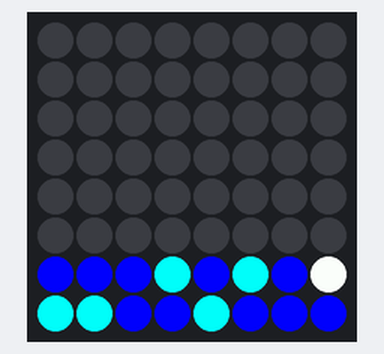
Recording of a program running on a simulated Raspberry Pi (BCM pin numbers) with a Sense HAT. Shown: the Sense HAT's 8×8 RGB LED matrix. At 8.0 s the program stops and its outputs stay as they are.

Above: at 0.21 s.
At 1.35 s:
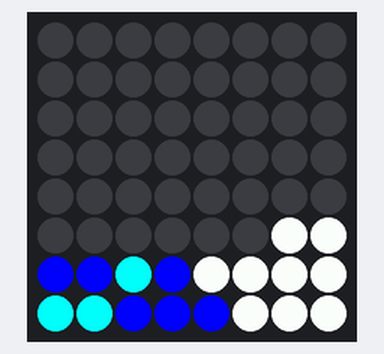
At 2.49 s:
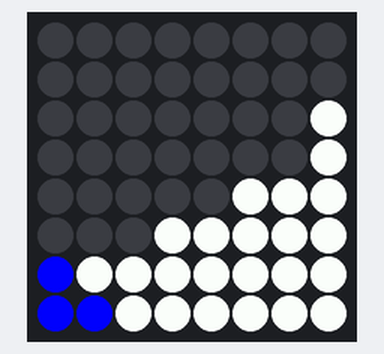
At 4.01 s:
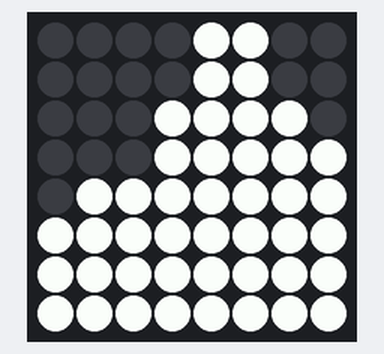
At 7.06 s:
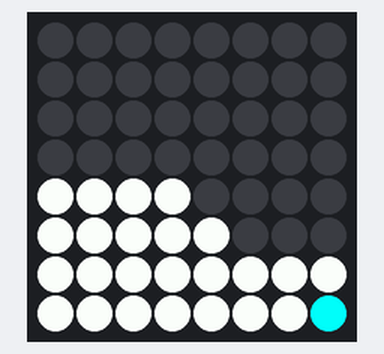
At 7.7 s:
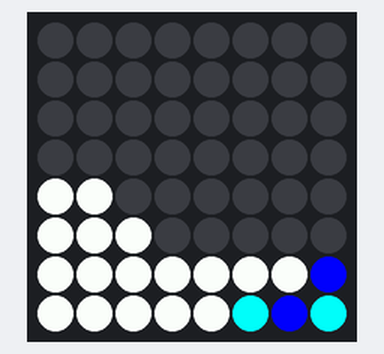

The program:

intro_ship.py
```python
from sense_hat import SenseHat
import time
sh=SenseHat()
FRAMES = [
[[0, 0, 0], [0, 0, 0], [0, 0, 0], [0, 0, 0], [0, 0, 0], [0, 0, 0], [0, 0, 0], [0, 0, 0], [0, 0, 0], [0, 0, 0], [0, 0, 0], [0, 0, 0], [0, 0, 0], [0, 0, 0], [0, 0, 0], [0, 0, 0], [0, 0, 0], [0, 0, 0], [0, 0, 0], [0, 0, 0], [0, 0, 0], [0, 0, 0], [0, 0, 0], [0, 0, 0], [0, 0, 0], [0, 0, 0], [0, 0, 0], [0, 0, 0], [0, 0, 0], [0, 0, 0], [0, 0, 0], [0, 0, 0], [0, 0, 0], [0, 0, 0], [0, 0, 0], [0, 0, 0], [0, 0, 0], [0, 0, 0], [0, 0, 0], [0, 0, 0], [0, 0, 0], [0, 0, 0], [0, 0, 0], [0, 0, 0], [0, 0, 0], [0, 0, 0], [0, 0, 0], [0, 0, 0], [0, 0, 255], [0, 0, 255], [0, 0, 255], [0, 255, 255], [0, 0, 255], [0, 255, 255], [0, 0, 255], [255, 255, 255], [0, 255, 255], [0, 255, 255], [0, 0, 255], [0, 0, 255], [0, 255, 255], [0, 0, 255], [0, 0, 255], [0, 0, 255]],
[[0, 0, 0], [0, 0, 0], [0, 0, 0], [0, 0, 0], [0, 0, 0], [0, 0, 0], [0, 0, 0], [0, 0, 0], [0, 0, 0], [0, 0, 0], [0, 0, 0], [0, 0, 0], [0, 0, 0], [0, 0, 0], [0, 0, 0], [0, 0, 0], [0, 0, 0], [0, 0, 0], [0, 0, 0], [0, 0, 0], [0, 0, 0], [0, 0, 0], [0, 0, 0], [0, 0, 0], [0, 0, 0], [0, 0, 0], [0, 0, 0], [0, 0, 0], [0, 0, 0], [0, 0, 0], [0, 0, 0], [0, 0, 0], [0, 0, 0], [0, 0, 0], [0, 0, 0], [0, 0, 0], [0, 0, 0], [0, 0, 0], [0, 0, 0], [0, 0, 0], [0, 0, 0], [0, 0, 0], [0, 0, 0], [0, 0, 0], [0, 0, 0], [0, 0, 0], [0, 0, 0], [0, 0, 0], [0, 0, 255], [0, 0, 255], [0, 255, 255], [0, 255, 255], [0, 255, 255], [0, 0, 255], [255, 255, 255], [255, 255, 255], [0, 255, 255], [0, 255, 255], [0, 255, 255], [0, 0, 255], [0, 0, 255], [0, 0, 255], [0, 255, 255], [255, 255, 255]],
[[0, 0, 0], [0, 0, 0], [0, 0, 0], [0, 0, 0], [0, 0, 0], [0, 0, 0], [0, 0, 0], [0, 0, 0], [0, 0, 0], [0, 0, 0], [0, 0, 0], [0, 0, 0], [0, 0, 0], [0, 0, 0], [0, 0, 0], [0, 0, 0], [0, 0, 0], [0, 0, 0], [0, 0, 0], [0, 0, 0], [0, 0, 0], [0, 0, 0], [0, 0, 0], [0, 0, 0], [0, 0, 0], [0, 0, 0], [0, 0, 0], [0, 0, 0], [0, 0, 0], [0, 0, 0], [0, 0, 0], [0, 0, 0], [0, 0, 0], [0, 0, 0], [0, 0, 0], [0, 0, 0], [0, 0, 0], [0, 0, 0], [0, 0, 0], [0, 0, 0], [0, 0, 0], [0, 0, 0], [0, 0, 0], [0, 0, 0], [0, 0, 0], [0, 0, 0], [0, 0, 0], [255, 255, 255], [0, 0, 255], [0, 255, 255], [0, 255, 255], [0, 255, 255], [0, 0, 255], [255, 255, 255], [255, 255, 255], [255, 255, 255], [0, 255, 255], [0, 255, 255], [0, 255, 255], [0, 0, 255], [0, 0, 255], [0, 255, 255], [255, 255, 255], [255, 255, 255]],
[[0, 0, 0], [0, 0, 0], [0, 0, 0], [0, 0, 0], [0, 0, 0], [0, 0, 0], [0, 0, 0], [0, 0, 0], [0, 0, 0], [0, 0, 0], [0, 0, 0], [0, 0, 0], [0, 0, 0], [0, 0, 0], [0, 0, 0], [0, 0, 0], [0, 0, 0], [0, 0, 0], [0, 0, 0], [0, 0, 0], [0, 0, 0], [0, 0, 0], [0, 0, 0], [0, 0, 0], [0, 0, 0], [0, 0, 0], [0, 0, 0], [0, 0, 0], [0, 0, 0], [0, 0, 0], [0, 0, 0], [0, 0, 0], [0, 0, 0], [0, 0, 0], [0, 0, 0], [0, 0, 0], [0, 0, 0], [0, 0, 0], [0, 0, 0], [0, 0, 0], [0, 0, 0], [0, 0, 0], [0, 0, 0], [0, 0, 0], [0, 0, 0], [0, 0, 0], [255, 255, 255], [255, 255, 255], [0, 0, 255], [0, 0, 255], [0, 255, 255], [0, 0, 255], [255, 255, 255], [255, 255, 255], [255, 255, 255], [255, 255, 255], [0, 255, 255], [0, 255, 255], [0, 0, 255], [0, 0, 255], [0, 0, 255], [255, 255, 255], [255, 255, 255], [255, 255, 255]],
[[0, 0, 0], [0, 0, 0], [0, 0, 0], [0, 0, 0], [0, 0, 0], [0, 0, 0], [0, 0, 0], [0, 0, 0], [0, 0, 0], [0, 0, 0], [0, 0, 0], [0, 0, 0], [0, 0, 0], [0, 0, 0], [0, 0, 0], [0, 0, 0], [0, 0, 0], [0, 0, 0], [0, 0, 0], [0, 0, 0], [0, 0, 0], [0, 0, 0], [0, 0, 0], [0, 0, 0], [0, 0, 0], [0, 0, 0], [0, 0, 0], [0, 0, 0], [0, 0, 0], [0, 0, 0], [0, 0, 0], [0, 0, 0], [0, 0, 0], [0, 0, 0], [0, 0, 0], [0, 0, 0], [0, 0, 0], [0, 0, 0], [0, 0, 0], [255, 255, 255], [0, 0, 0], [0, 0, 0], [0, 0, 0], [0, 0, 0], [0, 0, 0], [255, 255, 255], [255, 255, 255], [255, 255, 255], [0, 255, 255], [0, 0, 255], [0, 0, 255], [255, 255, 255], [255, 255, 255], [255, 255, 255], [255, 255, 255], [255, 255, 255], [0, 0, 255], [0, 255, 255], [0, 0, 255], [0, 0, 255], [255, 255, 255], [255, 255, 255], [255, 255, 255], [255, 255, 255]],
[[0, 0, 0], [0, 0, 0], [0, 0, 0], [0, 0, 0], [0, 0, 0], [0, 0, 0], [0, 0, 0], [0, 0, 0], [0, 0, 0], [0, 0, 0], [0, 0, 0], [0, 0, 0], [0, 0, 0], [0, 0, 0], [0, 0, 0], [0, 0, 0], [0, 0, 0], [0, 0, 0], [0, 0, 0], [0, 0, 0], [0, 0, 0], [0, 0, 0], [0, 0, 0], [0, 0, 0], [0, 0, 0], [0, 0, 0], [0, 0, 0], [0, 0, 0], [0, 0, 0], [0, 0, 0], [0, 0, 0], [0, 0, 0], [0, 0, 0], [0, 0, 0], [0, 0, 0], [0, 0, 0], [0, 0, 0], [0, 0, 0], [255, 255, 255], [255, 255, 255], [0, 0, 0], [0, 0, 0], [0, 0, 0], [0, 0, 0], [255, 255, 255], [255, 255, 255], [255, 255, 255], [255, 255, 255], [0, 255, 255], [0, 0, 255], [255, 255, 255], [255, 255, 255], [255, 255, 255], [255, 255, 255], [255, 255, 255], [255, 255, 255], [0, 0, 255], [0, 255, 255], [0, 255, 255], [255, 255, 255], [255, 255, 255], [255, 255, 255], [255, 255, 255], [255, 255, 255]],
[[0, 0, 0], [0, 0, 0], [0, 0, 0], [0, 0, 0], [0, 0, 0], [0, 0, 0], [0, 0, 0], [0, 0, 0], [0, 0, 0], [0, 0, 0], [0, 0, 0], [0, 0, 0], [0, 0, 0], [0, 0, 0], [0, 0, 0], [0, 0, 0], [0, 0, 0], [0, 0, 0], [0, 0, 0], [0, 0, 0], [0, 0, 0], [0, 0, 0], [0, 0, 0], [255, 255, 255], [0, 0, 0], [0, 0, 0], [0, 0, 0], [0, 0, 0], [0, 0, 0], [0, 0, 0], [0, 0, 0], [255, 255, 255], [0, 0, 0], [0, 0, 0], [0, 0, 0], [0, 0, 0], [0, 0, 0], [255, 255, 255], [255, 255, 255], [255, 255, 255], [0, 0, 0], [0, 0, 0], [0, 0, 0], [255, 255, 255], [255, 255, 255], [255, 255, 255], [255, 255, 255], [255, 255, 255], [0, 0, 255], [255, 255, 255], [255, 255, 255], [255, 255, 255], [255, 255, 255], [255, 255, 255], [255, 255, 255], [255, 255, 255], [0, 0, 255], [0, 0, 255], [255, 255, 255], [255, 255, 255], [255, 255, 255], [255, 255, 255], [255, 255, 255], [255, 255, 255]],
[[0, 0, 0], [0, 0, 0], [0, 0, 0], [0, 0, 0], [0, 0, 0], [0, 0, 0], [0, 0, 0], [255, 255, 255], [0, 0, 0], [0, 0, 0], [0, 0, 0], [0, 0, 0], [0, 0, 0], [0, 0, 0], [0, 0, 0], [255, 255, 255], [0, 0, 0], [0, 0, 0], [0, 0, 0], [0, 0, 0], [0, 0, 0], [0, 0, 0], [255, 255, 255], [255, 255, 255], [0, 0, 0], [0, 0, 0], [0, 0, 0], [0, 0, 0], [0, 0, 0], [0, 0, 0], [255, 255, 255], [255, 255, 255], [0, 0, 0], [0, 0, 0], [0, 0, 0], [0, 0, 0], [255, 255, 255], [255, 255, 255], [255, 255, 255], [255, 255, 255], [0, 0, 0], [0, 0, 0], [255, 255, 255], [255, 255, 255], [255, 255, 255], [255, 255, 255], [255, 255, 255], [255, 255, 255], [255, 255, 255], [255, 255, 255], [255, 255, 255], [255, 255, 255], [255, 255, 255], [255, 255, 255], [255, 255, 255], [255, 255, 255], [0, 0, 255], [255, 255, 255], [255, 255, 255], [255, 255, 255], [255, 255, 255], [255, 255, 255], [255, 255, 255], [255, 255, 255]],
[[0, 0, 0], [0, 0, 0], [0, 0, 0], [0, 0, 0], [0, 0, 0], [0, 0, 0], [255, 255, 255], [255, 255, 255], [0, 0, 0], [0, 0, 0], [0, 0, 0], [0, 0, 0], [0, 0, 0], [0, 0, 0], [255, 255, 255], [255, 255, 255], [0, 0, 0], [0, 0, 0], [0, 0, 0], [0, 0, 0], [0, 0, 0], [255, 255, 255], [255, 255, 255], [255, 255, 255], [0, 0, 0], [0, 0, 0], [0, 0, 0], [0, 0, 0], [0, 0, 0], [255, 255, 255], [255, 255, 255], [255, 255, 255], [0, 0, 0], [0, 0, 0], [0, 0, 0], [255, 255, 255], [255, 255, 255], [255, 255, 255], [255, 255, 255], [255, 255, 255], [0, 0, 0], [255, 255, 255], [255, 255, 255], [255, 255, 255], [255, 255, 255], [255, 255, 255], [255, 255, 255], [255, 255, 255], [255, 255, 255], [255, 255, 255], [255, 255, 255], [255, 255, 255], [255, 255, 255], [255, 255, 255], [255, 255, 255], [255, 255, 255], [255, 255, 255], [255, 255, 255], [255, 255, 255], [255, 255, 255], [255, 255, 255], [255, 255, 255], [255, 255, 255], [255, 255, 255]],
[[0, 0, 0], [0, 0, 0], [0, 0, 0], [0, 0, 0], [0, 0, 0], [255, 255, 255], [255, 255, 255], [0, 0, 0], [0, 0, 0], [0, 0, 0], [0, 0, 0], [0, 0, 0], [0, 0, 0], [255, 255, 255], [255, 255, 255], [0, 0, 0], [0, 0, 0], [0, 0, 0], [0, 0, 0], [0, 0, 0], [255, 255, 255], [255, 255, 255], [255, 255, 255], [255, 255, 255], [0, 0, 0], [0, 0, 0], [0, 0, 0], [0, 0, 0], [255, 255, 255], [255, 255, 255], [255, 255, 255], [255, 255, 255], [0, 0, 0], [0, 0, 0], [255, 255, 255], [255, 255, 255], [255, 255, 255], [255, 255, 255], [255, 255, 255], [255, 255, 255], [255, 255, 255], [255, 255, 255], [255, 255, 255], [255, 255, 255], [255, 255, 255], [255, 255, 255], [255, 255, 255], [255, 255, 255], [255, 255, 255], [255, 255, 255], [255, 255, 255], [255, 255, 255], [255, 255, 255], [255, 255, 255], [255, 255, 255], [255, 255, 255], [255, 255, 255], [255, 255, 255], [255, 255, 255], [255, 255, 255], [255, 255, 255], [255, 255, 255], [255, 255, 255], [255, 255, 255]],
[[0, 0, 0], [0, 0, 0], [0, 0, 0], [0, 0, 0], [255, 255, 255], [255, 255, 255], [0, 0, 0], [0, 0, 0], [0, 0, 0], [0, 0, 0], [0, 0, 0], [0, 0, 0], [255, 255, 255], [255, 255, 255], [0, 0, 0], [0, 0, 0], [0, 0, 0], [0, 0, 0], [0, 0, 0], [255, 255, 255], [255, 255, 255], [255, 255, 255], [255, 255, 255], [0, 0, 0], [0, 0, 0], [0, 0, 0], [0, 0, 0], [255, 255, 255], [255, 255, 255], [255, 255, 255], [255, 255, 255], [255, 255, 255], [0, 0, 0], [255, 255, 255], [255, 255, 255], [255, 255, 255], [255, 255, 255], [255, 255, 255], [255, 255, 255], [255, 255, 255], [255, 255, 255], [255, 255, 255], [255, 255, 255], [255, 255, 255], [255, 255, 255], [255, 255, 255], [255, 255, 255], [255, 255, 255], [255, 255, 255], [255, 255, 255], [255, 255, 255], [255, 255, 255], [255, 255, 255], [255, 255, 255], [255, 255, 255], [255, 255, 255], [255, 255, 255], [255, 255, 255], [255, 255, 255], [255, 255, 255], [255, 255, 255], [255, 255, 255], [255, 255, 255], [255, 255, 255]],
[[0, 0, 0], [0, 0, 0], [0, 0, 0], [255, 255, 255], [255, 255, 255], [0, 0, 0], [0, 0, 0], [0, 0, 0], [0, 0, 0], [0, 0, 0], [0, 0, 0], [255, 255, 255], [255, 255, 255], [0, 0, 0], [0, 0, 0], [0, 0, 0], [0, 0, 0], [0, 0, 0], [255, 255, 255], [255, 255, 255], [255, 255, 255], [255, 255, 255], [0, 0, 0], [0, 0, 0], [0, 0, 0], [0, 0, 0], [255, 255, 255], [255, 255, 255], [255, 255, 255], [255, 255, 255], [255, 255, 255], [0, 0, 0], [255, 255, 255], [255, 255, 255], [255, 255, 255], [255, 255, 255], [255, 255, 255], [255, 255, 255], [255, 255, 255], [255, 255, 255], [255, 255, 255], [255, 255, 255], [255, 255, 255], [255, 255, 255], [255, 255, 255], [255, 255, 255], [255, 255, 255], [255, 255, 255], [255, 255, 255], [255, 255, 255], [255, 255, 255], [255, 255, 255], [255, 255, 255], [255, 255, 255], [255, 255, 255], [255, 255, 255], [255, 255, 255], [255, 255, 255], [255, 255, 255], [255, 255, 255], [255, 255, 255], [255, 255, 255], [255, 255, 255], [255, 255, 255]],
[[0, 0, 0], [0, 0, 0], [255, 255, 255], [255, 255, 255], [0, 0, 0], [0, 0, 0], [0, 0, 0], [0, 0, 0], [0, 0, 0], [0, 0, 0], [255, 255, 255], [255, 255, 255], [0, 0, 0], [0, 0, 0], [0, 0, 0], [0, 0, 0], [0, 0, 0], [255, 255, 255], [255, 255, 255], [255, 255, 255], [255, 255, 255], [0, 0, 0], [0, 0, 0], [0, 0, 0], [0, 0, 0], [255, 255, 255], [255, 255, 255], [255, 255, 255], [255, 255, 255], [255, 255, 255], [0, 0, 0], [0, 0, 0], [255, 255, 255], [255, 255, 255], [255, 255, 255], [255, 255, 255], [255, 255, 255], [255, 255, 255], [255, 255, 255], [255, 255, 255], [255, 255, 255], [255, 255, 255], [255, 255, 255], [255, 255, 255], [255, 255, 255], [255, 255, 255], [255, 255, 255], [255, 255, 255], [255, 255, 255], [255, 255, 255], [255, 255, 255], [255, 255, 255], [255, 255, 255], [255, 255, 255], [255, 255, 255], [255, 255, 255], [255, 255, 255], [255, 255, 255], [255, 255, 255], [255, 255, 255], [255, 255, 255], [255, 255, 255], [255, 255, 255], [255, 255, 255]],
[[0, 0, 0], [255, 255, 255], [255, 255, 255], [0, 0, 0], [0, 0, 0], [0, 0, 0], [0, 0, 0], [0, 0, 0], [0, 0, 0], [255, 255, 255], [255, 255, 255], [0, 0, 0], [0, 0, 0], [0, 0, 0], [0, 0, 0], [0, 0, 0], [255, 255, 255], [255, 255, 255], [255, 255, 255], [255, 255, 255], [0, 0, 0], [0, 0, 0], [0, 0, 0], [0, 0, 0], [255, 255, 255], [255, 255, 255], [255, 255, 255], [255, 255, 255], [255, 255, 255], [0, 0, 0], [0, 0, 0], [0, 0, 0], [255, 255, 255], [255, 255, 255], [255, 255, 255], [255, 255, 255], [255, 255, 255], [255, 255, 255], [255, 255, 255], [255, 255, 255], [255, 255, 255], [255, 255, 255], [255, 255, 255], [255, 255, 255], [255, 255, 255], [255, 255, 255], [255, 255, 255], [255, 255, 255], [255, 255, 255], [255, 255, 255], [255, 255, 255], [255, 255, 255], [255, 255, 255], [255, 255, 255], [255, 255, 255], [255, 255, 255], [255, 255, 255], [255, 255, 255], [255, 255, 255], [255, 255, 255], [255, 255, 255], [255, 255, 255], [255, 255, 255], [255, 255, 255]],
[[255, 255, 255], [255, 255, 255], [0, 0, 0], [0, 0, 0], [0, 0, 0], [0, 0, 0], [0, 0, 0], [0, 0, 0], [255, 255, 255], [255, 255, 255], [0, 0, 0], [0, 0, 0], [0, 0, 0], [0, 0, 0], [0, 0, 0], [0, 0, 0], [255, 255, 255], [255, 255, 255], [255, 255, 255], [0, 0, 0], [0, 0, 0], [0, 0, 0], [0, 0, 0], [0, 0, 0], [255, 255, 255], [255, 255, 255], [255, 255, 255], [255, 255, 255], [0, 0, 0], [0, 0, 0], [0, 0, 0], [0, 0, 0], [255, 255, 255], [255, 255, 255], [255, 255, 255], [255, 255, 255], [255, 255, 255], [255, 255, 255], [255, 255, 255], [255, 255, 255], [255, 255, 255], [255, 255, 255], [255, 255, 255], [255, 255, 255], [255, 255, 255], [255, 255, 255], [255, 255, 255], [255, 255, 255], [255, 255, 255], [255, 255, 255], [255, 255, 255], [255, 255, 255], [255, 255, 255], [255, 255, 255], [255, 255, 255], [255, 255, 255], [255, 255, 255], [255, 255, 255], [255, 255, 255], [255, 255, 255], [255, 255, 255], [255, 255, 255], [255, 255, 255], [255, 255, 255]],
[[255, 255, 255], [0, 0, 0], [0, 0, 0], [0, 0, 0], [0, 0, 0], [0, 0, 0], [0, 0, 0], [0, 0, 0], [255, 255, 255], [0, 0, 0], [0, 0, 0], [0, 0, 0], [0, 0, 0], [0, 0, 0], [0, 0, 0], [0, 0, 0], [255, 255, 255], [255, 255, 255], [0, 0, 0], [0, 0, 0], [0, 0, 0], [0, 0, 0], [0, 0, 0], [0, 0, 0], [255, 255, 255], [255, 255, 255], [255, 255, 255], [0, 0, 0], [0, 0, 0], [0, 0, 0], [0, 0, 0], [0, 0, 0], [255, 255, 255], [255, 255, 255], [255, 255, 255], [255, 255, 255], [255, 255, 255], [255, 255, 255], [255, 255, 255], [0, 0, 0], [255, 255, 255], [255, 255, 255], [255, 255, 255], [255, 255, 255], [255, 255, 255], [255, 255, 255], [255, 255, 255], [255, 255, 255], [255, 255, 255], [255, 255, 255], [255, 255, 255], [255, 255, 255], [255, 255, 255], [255, 255, 255], [255, 255, 255], [255, 255, 255], [255, 255, 255], [255, 255, 255], [255, 255, 255], [255, 255, 255], [255, 255, 255], [255, 255, 255], [255, 255, 255], [255, 255, 255]],
[[0, 0, 0], [0, 0, 0], [0, 0, 0], [0, 0, 0], [0, 0, 0], [0, 0, 0], [0, 0, 0], [0, 0, 0], [0, 0, 0], [0, 0, 0], [0, 0, 0], [0, 0, 0], [0, 0, 0], [0, 0, 0], [0, 0, 0], [0, 0, 0], [255, 255, 255], [0, 0, 0], [0, 0, 0], [0, 0, 0], [0, 0, 0], [0, 0, 0], [0, 0, 0], [0, 0, 0], [255, 255, 255], [255, 255, 255], [0, 0, 0], [0, 0, 0], [0, 0, 0], [0, 0, 0], [0, 0, 0], [0, 0, 0], [255, 255, 255], [255, 255, 255], [255, 255, 255], [255, 255, 255], [255, 255, 255], [255, 255, 255], [0, 0, 0], [0, 0, 0], [255, 255, 255], [255, 255, 255], [255, 255, 255], [255, 255, 255], [255, 255, 255], [255, 255, 255], [255, 255, 255], [0, 0, 0], [255, 255, 255], [255, 255, 255], [255, 255, 255], [255, 255, 255], [255, 255, 255], [255, 255, 255], [255, 255, 255], [255, 255, 255], [255, 255, 255], [255, 255, 255], [255, 255, 255], [255, 255, 255], [255, 255, 255], [255, 255, 255], [255, 255, 255], [255, 255, 255]],
[[0, 0, 0], [0, 0, 0], [0, 0, 0], [0, 0, 0], [0, 0, 0], [0, 0, 0], [0, 0, 0], [0, 0, 0], [0, 0, 0], [0, 0, 0], [0, 0, 0], [0, 0, 0], [0, 0, 0], [0, 0, 0], [0, 0, 0], [0, 0, 0], [0, 0, 0], [0, 0, 0], [0, 0, 0], [0, 0, 0], [0, 0, 0], [0, 0, 0], [0, 0, 0], [0, 0, 0], [255, 255, 255], [0, 0, 0], [0, 0, 0], [0, 0, 0], [0, 0, 0], [0, 0, 0], [0, 0, 0], [0, 0, 0], [255, 255, 255], [255, 255, 255], [255, 255, 255], [255, 255, 255], [255, 255, 255], [0, 0, 0], [0, 0, 0], [0, 0, 0], [255, 255, 255], [255, 255, 255], [255, 255, 255], [255, 255, 255], [255, 255, 255], [255, 255, 255], [0, 0, 0], [0, 0, 0], [255, 255, 255], [255, 255, 255], [255, 255, 255], [255, 255, 255], [255, 255, 255], [255, 255, 255], [255, 255, 255], [255, 255, 255], [255, 255, 255], [255, 255, 255], [255, 255, 255], [255, 255, 255], [255, 255, 255], [255, 255, 255], [255, 255, 255], [255, 255, 255]],
[[0, 0, 0], [0, 0, 0], [0, 0, 0], [0, 0, 0], [0, 0, 0], [0, 0, 0], [0, 0, 0], [0, 0, 0], [0, 0, 0], [0, 0, 0], [0, 0, 0], [0, 0, 0], [0, 0, 0], [0, 0, 0], [0, 0, 0], [0, 0, 0], [0, 0, 0], [0, 0, 0], [0, 0, 0], [0, 0, 0], [0, 0, 0], [0, 0, 0], [0, 0, 0], [0, 0, 0], [0, 0, 0], [0, 0, 0], [0, 0, 0], [0, 0, 0], [0, 0, 0], [0, 0, 0], [0, 0, 0], [0, 0, 0], [255, 255, 255], [255, 255, 255], [255, 255, 255], [255, 255, 255], [0, 0, 0], [0, 0, 0], [0, 0, 0], [0, 0, 0], [255, 255, 255], [255, 255, 255], [255, 255, 255], [255, 255, 255], [255, 255, 255], [0, 0, 0], [0, 0, 0], [0, 0, 0], [255, 255, 255], [255, 255, 255], [255, 255, 255], [255, 255, 255], [255, 255, 255], [255, 255, 255], [255, 255, 255], [255, 255, 255], [255, 255, 255], [255, 255, 255], [255, 255, 255], [255, 255, 255], [255, 255, 255], [255, 255, 255], [255, 255, 255], [0, 255, 255]],
[[0, 0, 0], [0, 0, 0], [0, 0, 0], [0, 0, 0], [0, 0, 0], [0, 0, 0], [0, 0, 0], [0, 0, 0], [0, 0, 0], [0, 0, 0], [0, 0, 0], [0, 0, 0], [0, 0, 0], [0, 0, 0], [0, 0, 0], [0, 0, 0], [0, 0, 0], [0, 0, 0], [0, 0, 0], [0, 0, 0], [0, 0, 0], [0, 0, 0], [0, 0, 0], [0, 0, 0], [0, 0, 0], [0, 0, 0], [0, 0, 0], [0, 0, 0], [0, 0, 0], [0, 0, 0], [0, 0, 0], [0, 0, 0], [255, 255, 255], [255, 255, 255], [255, 255, 255], [0, 0, 0], [0, 0, 0], [0, 0, 0], [0, 0, 0], [0, 0, 0], [255, 255, 255], [255, 255, 255], [255, 255, 255], [255, 255, 255], [0, 0, 0], [0, 0, 0], [0, 0, 0], [0, 0, 0], [255, 255, 255], [255, 255, 255], [255, 255, 255], [255, 255, 255], [255, 255, 255], [255, 255, 255], [255, 255, 255], [255, 255, 255], [255, 255, 255], [255, 255, 255], [255, 255, 255], [255, 255, 255], [255, 255, 255], [255, 255, 255], [0, 0, 255], [0, 255, 255]],
[[0, 0, 0], [0, 0, 0], [0, 0, 0], [0, 0, 0], [0, 0, 0], [0, 0, 0], [0, 0, 0], [0, 0, 0], [0, 0, 0], [0, 0, 0], [0, 0, 0], [0, 0, 0], [0, 0, 0], [0, 0, 0], [0, 0, 0], [0, 0, 0], [0, 0, 0], [0, 0, 0], [0, 0, 0], [0, 0, 0], [0, 0, 0], [0, 0, 0], [0, 0, 0], [0, 0, 0], [0, 0, 0], [0, 0, 0], [0, 0, 0], [0, 0, 0], [0, 0, 0], [0, 0, 0], [0, 0, 0], [0, 0, 0], [255, 255, 255], [255, 255, 255], [0, 0, 0], [0, 0, 0], [0, 0, 0], [0, 0, 0], [0, 0, 0], [0, 0, 0], [255, 255, 255], [255, 255, 255], [255, 255, 255], [0, 0, 0], [0, 0, 0], [0, 0, 0], [0, 0, 0], [0, 0, 0], [255, 255, 255], [255, 255, 255], [255, 255, 255], [255, 255, 255], [255, 255, 255], [255, 255, 255], [255, 255, 255], [0, 0, 255], [255, 255, 255], [255, 255, 255], [255, 255, 255], [255, 255, 255], [255, 255, 255], [0, 255, 255], [0, 0, 255], [0, 255, 255]],
]
for x in FRAMES:
	 sh.set_pixels(x)
	 time.sleep(0.38)
```
